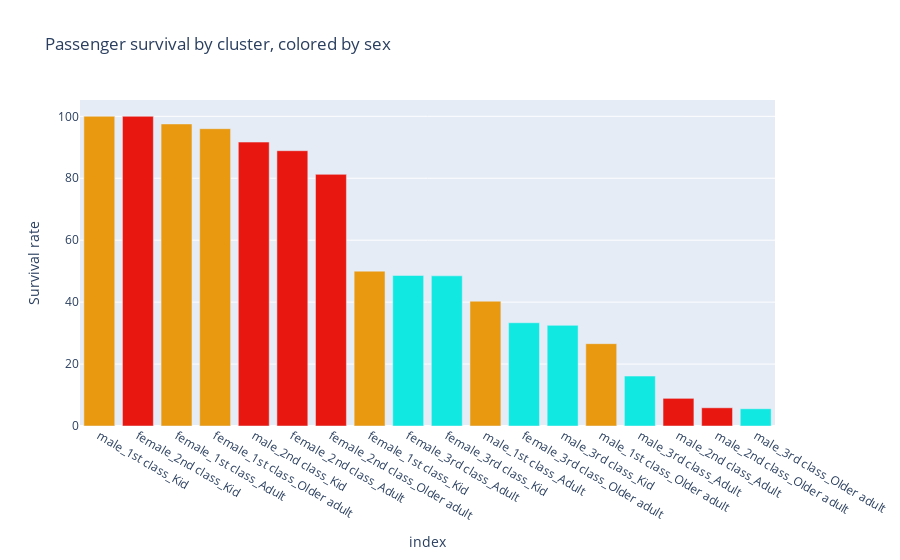

Write notebook code for a chart like this one.
### Code cell
# Plot survival rate by cluster, color by class
fig = px.bar(
    pd.DataFrame(cluster_survival_rates, index=['Survival rate', 'Number']).T, 
    y='Survival rate',
    title='Passenger survival by cluster, colored by class',
)
fig.update_layout(barmode='stack')
fig.update_traces(marker_color=color_by_class)
fig.show()

### Figure 1 — Plotly figure (JSON) as saved in the notebook; plotly's stock layout.template omitted (floating-point values rounded to 4 significant figures)
{"data": [{"hovertemplate": "index=%{x}<br>Survival rate=%{y}<extra></extra>", "legendgroup": "", "marker": {"color": ["#e89910", "#e81710", "#e89910", "#e89910", "#e81710", "#e81710", "#e81710", "#e89910", "#10e8e1", "#10e8e1", "#e89910", "#10e8e1", "#10e8e1", "#e89910", "#10e8e1", "#e81710", "#e81710", "#10e8e1"], "pattern": {"shape": ""}}, "name": "", "orientation": "v", "showlegend": false, "textposition": "auto", "type": "bar", "x": ["male_1st class_Kid", "female_2nd class_Kid", "female_1st class_Adult", "female_1st class_Older adult", "male_2nd class_Kid", "female_2nd class_Adult", "female_2nd class_Older adult", "female_1st class_Kid", "female_3rd class_Adult", "female_3rd class_Kid", "male_1st class_Adult", "female_3rd class_Older adult", "male_3rd class_Kid", "male_1st class_Older adult", "male_3rd class_Adult", "male_2nd class_Adult", "male_2nd class_Older adult", "male_3rd class_Older adult"], "xaxis": "x", "y": [100.0, 100.0, 97.53, 96.0, 91.67, 88.89, 81.25, 50.0, 48.6, 48.48, 40.3, 33.33, 32.5, 26.58, 16.12, 8.93, 5.88, 5.56], "yaxis": "y"}], "layout": {"barmode": "stack", "legend": {"tracegroupgap": 0}, "title": {"text": "Passenger survival by cluster, colored by sex"}, "xaxis": {"anchor": "y", "domain": [0, 1], "title": {"text": "index"}}, "yaxis": {"anchor": "x", "domain": [0, 1], "title": {"text": "Survival rate"}}}}
